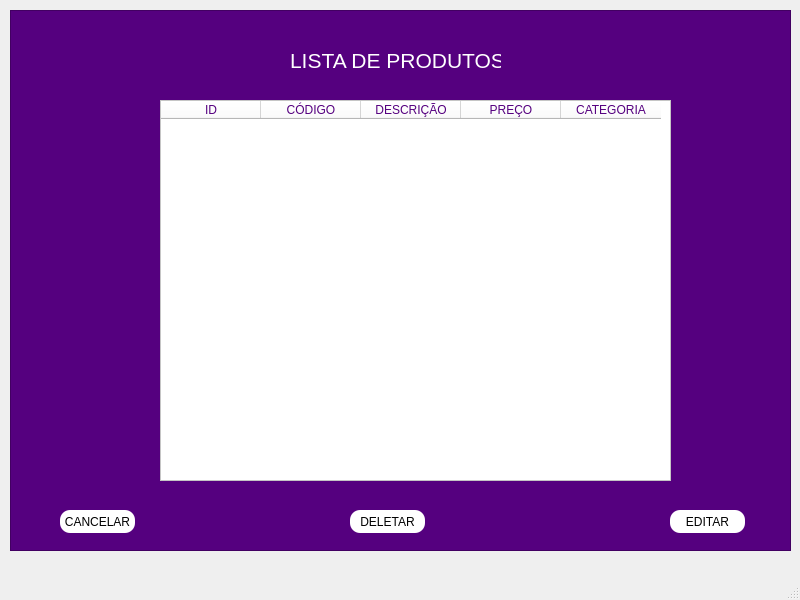
<?xml version="1.0" encoding="UTF-8"?>
<ui version="4.0">
 <class>MainWindow</class>
 <widget class="QMainWindow" name="MainWindow">
  <property name="geometry">
   <rect>
    <x>0</x>
    <y>0</y>
    <width>800</width>
    <height>600</height>
   </rect>
  </property>
  <property name="windowTitle">
   <string>MainWindow</string>
  </property>
  <widget class="QWidget" name="centralwidget">
   <widget class="QFrame" name="frame">
    <property name="geometry">
     <rect>
      <x>10</x>
      <y>10</y>
      <width>781</width>
      <height>541</height>
     </rect>
    </property>
    <property name="styleSheet">
     <string notr="true">background-color: rgb(85, 0, 127);
color: rgb(255, 255, 255);</string>
    </property>
    <property name="frameShape">
     <enum>QFrame::StyledPanel</enum>
    </property>
    <property name="frameShadow">
     <enum>QFrame::Raised</enum>
    </property>
    <widget class="QLabel" name="label">
     <property name="geometry">
      <rect>
       <x>280</x>
       <y>40</y>
       <width>211</width>
       <height>21</height>
      </rect>
     </property>
     <property name="font">
      <font>
       <pointsize>16</pointsize>
      </font>
     </property>
     <property name="text">
      <string>LISTA DE PRODUTOS</string>
     </property>
    </widget>
    <widget class="QTableWidget" name="tableWidget">
     <property name="geometry">
      <rect>
       <x>150</x>
       <y>90</y>
       <width>511</width>
       <height>381</height>
      </rect>
     </property>
     <property name="styleSheet">
      <string notr="true">color: rgb(85, 0, 127);
background-color: rgb(255, 255, 255);</string>
     </property>
     <column>
      <property name="text">
       <string>ID</string>
      </property>
     </column>
     <column>
      <property name="text">
       <string>CÓDIGO</string>
      </property>
     </column>
     <column>
      <property name="text">
       <string>DESCRIÇÃO</string>
      </property>
     </column>
     <column>
      <property name="text">
       <string>PREÇO</string>
      </property>
     </column>
     <column>
      <property name="text">
       <string>CATEGORIA</string>
      </property>
     </column>
    </widget>
    <widget class="QPushButton" name="cancelar">
     <property name="geometry">
      <rect>
       <x>50</x>
       <y>500</y>
       <width>75</width>
       <height>23</height>
      </rect>
     </property>
     <property name="styleSheet">
      <string notr="true">color: rgb(0, 0, 0);
background-color: rgb(255, 255, 255);
border-radius: 10px;</string>
     </property>
     <property name="text">
      <string>CANCELAR</string>
     </property>
    </widget>
    <widget class="QPushButton" name="deletar">
     <property name="geometry">
      <rect>
       <x>340</x>
       <y>500</y>
       <width>75</width>
       <height>23</height>
      </rect>
     </property>
     <property name="styleSheet">
      <string notr="true">color: rgb(0, 0, 0);
background-color: rgb(255, 255, 255);
border-radius: 10px;</string>
     </property>
     <property name="text">
      <string>DELETAR</string>
     </property>
    </widget>
    <widget class="QPushButton" name="editar">
     <property name="geometry">
      <rect>
       <x>660</x>
       <y>500</y>
       <width>75</width>
       <height>23</height>
      </rect>
     </property>
     <property name="styleSheet">
      <string notr="true">color: rgb(0, 0, 0);
background-color: rgb(255, 255, 255);
border-radius: 10px;</string>
     </property>
     <property name="text">
      <string>EDITAR</string>
     </property>
    </widget>
   </widget>
  </widget>
  <widget class="QMenuBar" name="menubar">
   <property name="geometry">
    <rect>
     <x>0</x>
     <y>0</y>
     <width>800</width>
     <height>21</height>
    </rect>
   </property>
  </widget>
  <widget class="QStatusBar" name="statusbar"/>
 </widget>
 <resources/>
 <connections/>
</ui>
